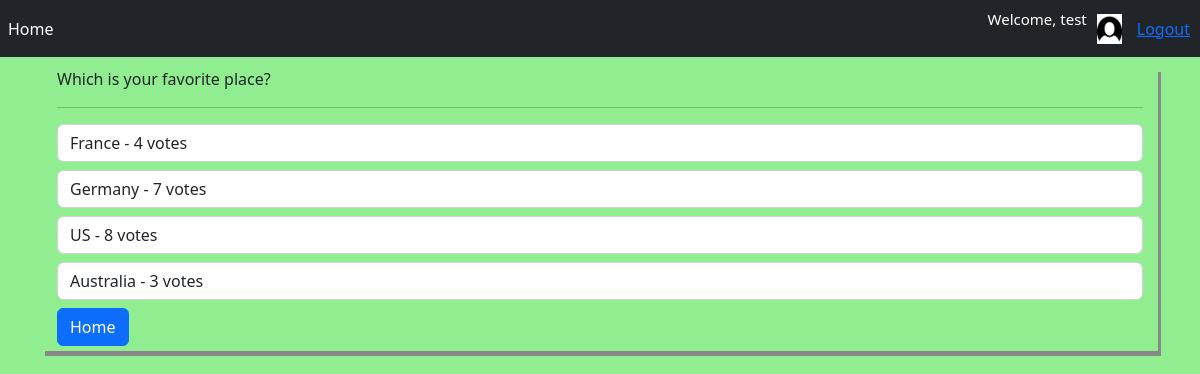
Page /results/1/ (signed in) on the committed database.
### Polling/models.py (models this page shows, shortened)
class Poll(models.Model):
    question = models.TextField()
    user = models.ForeignKey(Profile,on_delete=models.SET_NULL,null=True,blank=True)
    option_1 = models.CharField(max_length=30)
    option_2 = models.CharField(max_length=30)
    option_3 = models.CharField(max_length=30)
    option_4 = models.CharField(max_length=30)
    option_1_votes = models.IntegerField(default=0)
    option_2_votes = models.IntegerField(default=0)
    option_3_votes = models.IntegerField(default=0)
    option_4_votes = models.IntegerField(default=0)

### Polling/views.py (the view)
# urls.py: path('results/<int:poll_id>/', views.results_view, name="results"),
@login_required
@cache_control(no_cache=True, must_revalidate=True, no_store=True)
def results_view(request, poll_id):
    poll = get_object_or_404(Poll,pk=poll_id)
    context = {'poll': poll}
    return render(request, "results.html", context)

### Polling/templates/results.html
{% extends 'base.html' %}
{% load static %}
{% block content %}
<div class="col-lg-12 form-group">
   {{poll.question}}
<br><hr>
  <span>
      <label class="form-control">{{poll.option_1}} - {{poll.option_1_votes}} votes</label>
  </span>
  <span>
      <label class="form-control">{{poll.option_2}} - {{poll.option_2_votes}} votes</label>
  </span>
<span>
      <label class="form-control">{{poll.option_3}} - {{poll.option_3_votes}} votes</label>
</span>
<span>
      <label class="form-control">{{poll.option_4}} - {{poll.option_4_votes}} votes</label>
  </span>
<a style="margin-bottom: 5px;" href="{% url 'home' %}" class="btn btn-primary">Home</a>
    <br>
    </div>
{% endblock %}

### Polling/templates/base.html (shortened to what this page needs)
<!DOCTYPE html>
{% load static %}
<html lang="en">
<head>
    <link rel="stylesheet" href="https://stackpath.bootstrapcdn.com/bootstrap/4.4.1/css/bootstrap.min.css">
    <link href="https://cdn.jsdelivr.net/npm/bootstrap@5.2.0-beta1/dist/css/bootstrap.min.css" rel="stylesheet">
	<link rel="stylesheet" type="text/css" href="{% static 'CSS/main.css' %}">
</head>
<body>
    <nav class="navbar navbar-expand-lg navbar-dark bg-dark">
      <div class="collapse navbar-collapse" id="navbarSupportedContent">
        <ul class="navbar-nav mr-auto">
          <li class="nav-item active">
            <a class="nav-link" href="{% url 'home' %}">Home <span class="sr-only">(current)</span></a>
          </li>
        </ul>
        <form class="form-inline my-2 my-lg-0">
            <p id="welcome_msg">Welcome, {{request.user}}</p>
            <a href="{% url 'profile' %}">
                <img id="user_img" src="{% static 'images/user.png' %}">
            </a>
            <a style="margin-right: 10px;"href="{% url 'logout' %}">Logout</a>
        </form>
      </div>
    </nav>
    <div class="container">
        {% block content %}
        {% endblock %}
    </div>
</body>
</html>
</body>
</html>

### rows in the picture
Poll: question "Which is your favorite place?", option_1 "France", option_1_votes "4", option_2 "Germany", option_2_votes "7", option_3 "US", option_3_votes "8", option_4 "Australia", option_4_votes "3"

### other values in the picture
{{ request.user }} "test"
